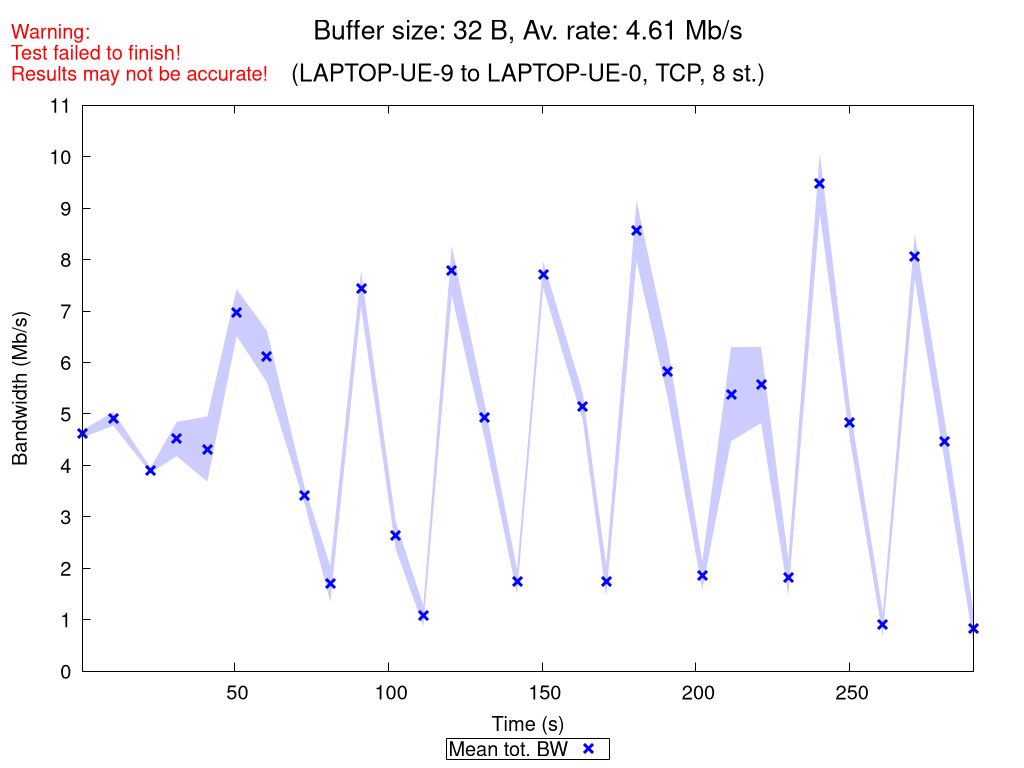

Here is the gnuplot script that generated this plot:
set terminal pngcairo nocrop enhanced size 1024,768 font "Verdana,15"
set output "TCP_8_st_2020_11_17_12-37-53_two2one_00032B.png"

set title "{/=20 Buffer size: 32 B, Av. rate: 4.61 Mb/s}\n\n{/=18 (LAPTOP-UE-9 to LAPTOP-UE-0, TCP, 8 st.)}"
set label "Warning:\nTest failed to finish!\nResults may not be accurate!" at screen 0.01, screen 0.96 tc rgb "red"

set xlabel "Time (s)"
set ylabel "Bandwidth (Mb/s)"
set ytics nomirror
set key bmargin center horizontal box samplen 1 width -1
set bmargin 4.6
set rmargin 4.5

rf = 1000000.0  # rate factor
set style fill transparent solid 0.2 noborder
set autoscale xfix
plot "TCP_8_st_2020_11_17_12-37-53_two2one_00032B_iperf_processed.dat" using 1:($2/rf-$3/rf):($2/rf+$3/rf) with filledcurves lc rgb "blue" notitle, \
     "" using 1:($2/rf) with points pt 2 ps 1.5 lw 3 lc rgb "blue" title "Mean tot. BW", \
